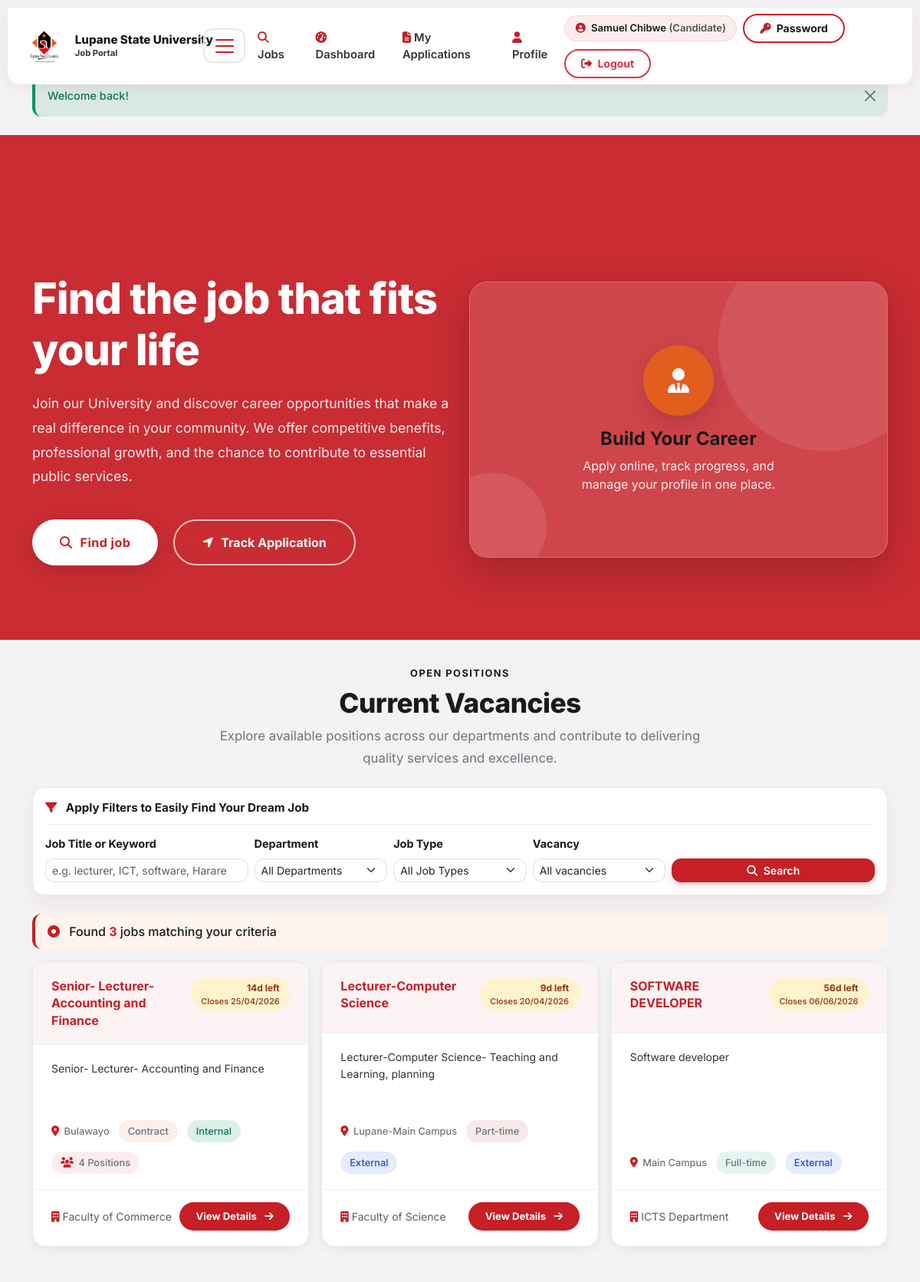
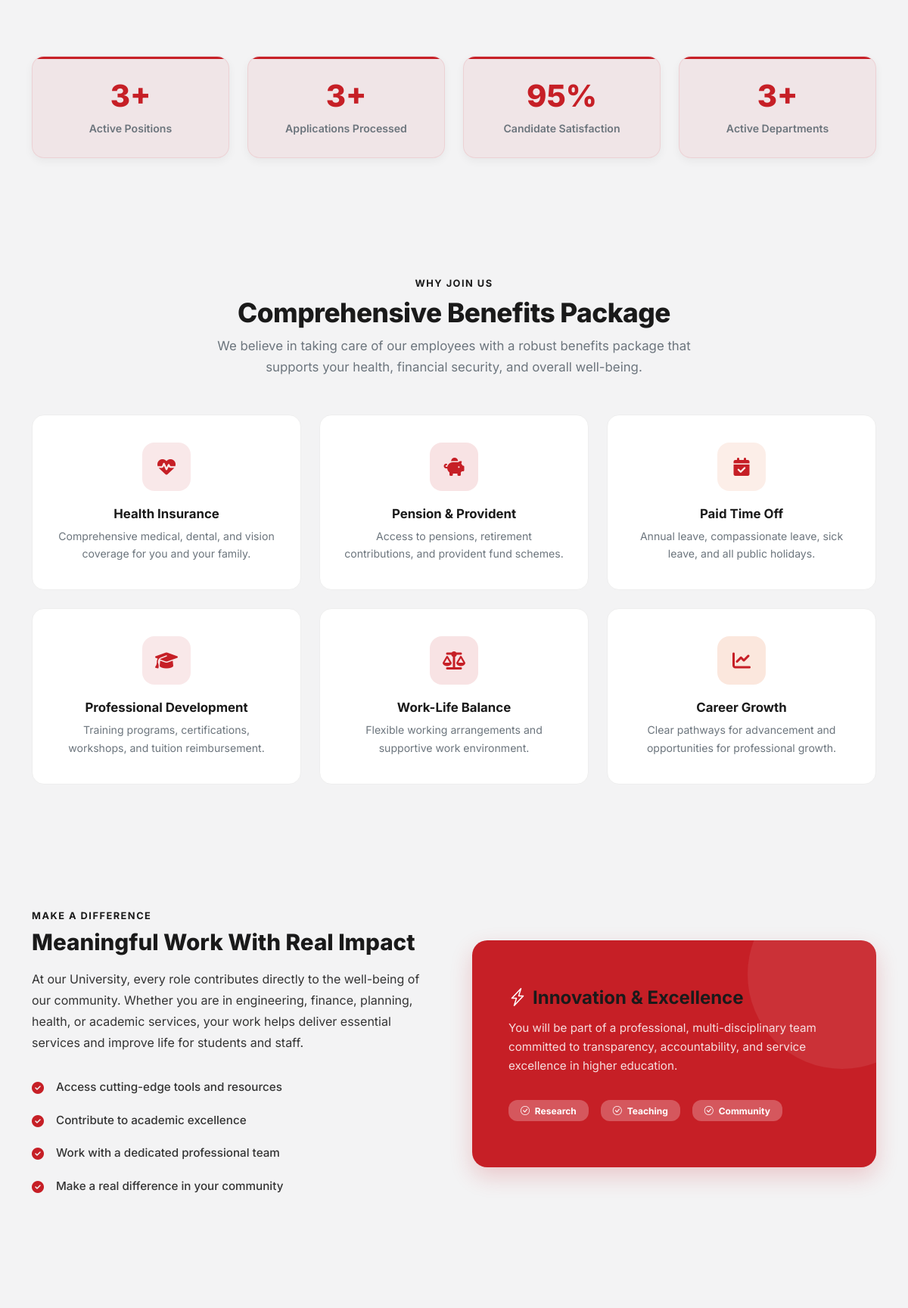
/ (signed in, upper part), run on the app's committed database (2 pictures, top to bottom).
### tables this page shows
CREATE TABLE `jobs` (
  `job_id` int(11) NOT NULL,
  `title` varchar(255) NOT NULL,
  `department` varchar(100) DEFAULT NULL,
  `description` text NOT NULL,
  `requirements` text DEFAULT NULL,
  `qualifications` text DEFAULT NULL,
  `location` varchar(255) DEFAULT NULL,
  `job_type` enum('Full-time','Part-time','Contract','Internship') DEFAULT 'Full-time',
  `vacancy_scope` enum('Internal','External') NOT NULL DEFAULT 'External',
  `salary_min` decimal(10,2) DEFAULT NULL,
  `salary_max` decimal(10,2) DEFAULT NULL,
  `posted_by` int(11) NOT NULL COMMENT 'HR user_id',
  `status` enum('Draft','Pending Approval','Active','Closed','Cancelled') DEFAULT 'Draft',
  `approved_by` int(11) DEFAULT NULL COMMENT 'Management user_id',
  `approved_at` datetime DEFAULT NULL,
  `application_deadline` date DEFAULT NULL,
  `max_applications` int(11) DEFAULT NULL,
  `current_applications` int(11) DEFAULT 0,
  `created_at` timestamp NOT NULL DEFAULT current_timestamp(),
  `updated_at` timestamp NOT NULL DEFAULT current_timestamp() ON UPDATE current_timestamp()
);

### index.php (the view, shortened to what the rows shown need)
<?php
$db = getDBConnection();
$page = max(1, (int)($_GET['page'] ?? 1));
$limit = 10;
$offset = ($page - 1) * $limit;
$where = "status = 'Active' AND " . sqlJobApplicationOpen();
$sql = "SELECT job_id, title, department, location, job_type, vacancy_scope, created_at, application_deadline, description, max_applications
        FROM jobs WHERE {$where} ORDER BY created_at DESC LIMIT ? OFFSET ?";
$stmt = $db->prepare($sql);
$bindIndex = 1;
$stmt->bindValue($bindIndex++, (int)$limit, PDO::PARAM_INT);
$stmt->bindValue($bindIndex++, (int)$offset, PDO::PARAM_INT);
$stmt->execute();
$jobs = $stmt->fetchAll();
require_once BASE_PATH . '/includes/header.php';
function daysLeft($deadline) {
    $now = new DateTime();
    $end = new DateTime($deadline);
    $diff = $now->diff($end);
    return (int)$diff->days;
}
function typeBadgeClass($type) {
    $map = [
        'Full-time' => 'badge-fulltime',
        'Part-time' => 'badge-parttime',
        'Contract' => 'badge-contract',
        'Internship' => 'badge-internship',
    ];
    return $map[$type] ?? 'badge-fulltime';
}
?>
<section class="hero-section">
    <div class="container">
        <div class="row align-items-center g-4 hero-layout">
            <div class="col-lg-6 hero-content">
                <h1>Find the job that fits your life</h1>
            </div>
        </div>
    </div>
</section>
<section id="open-positions" class="open-section py-5">
    <div class="container">
        <div class="text-center mb-4">
            <h2 class="section-title">Current Vacancies</h2>
        </div>
        <div class="row g-3">
            <?php foreach ($jobs as $job):
                $days = daysLeft($job['application_deadline']);
                $badgeClass = typeBadgeClass($job['job_type']);
                $vScope = vacancyScope($job['vacancy_scope'] ?? 'External');
            ?>
                <div class="col-12 col-md-6 col-lg-4">
                    <div class="job-card">
                        <div class="job-card-header">
                            <div class="job-title">
                                <a href="<?php echo BASE_URL; ?>/job.php?job_id=<?php echo (int)$job['job_id']; ?>">
                                    <?php echo escape($job['title']); ?>
                                </a>
                            </div>
                            <?php if ($days !== null && $days >= 0 && !empty($job['application_deadline'])): ?>
                                <span class="badge-deadline job-deadline-badge <?php echo $days <= 5 ? 'urgent' : ''; ?>">
                                    <span class="d-block"><?php echo $days; ?>d left</span>
                                    <span class="d-block deadline-date-line">Closes <?php echo escape(formatDateDisplay($job['application_deadline'])); ?></span>
                                </span>
                            <?php endif; ?>
                        </div>
                        <div class="job-card-body">
                            <p class="job-description"><?php echo escape($job['description']); ?></p>
                            <div class="job-meta">
                                <?php if (!empty($job['location'])): ?>
                                    <span class="meta-item"><i class="fa-solid fa-location-dot"></i><?php echo escape($job['location']); ?></span>
                                <?php endif; ?>
                                <span class="meta-item badge-type <?php echo $badgeClass; ?>"><?php echo escape($job['job_type']); ?></span>
                                <span class="meta-item badge-type <?php echo vacancyScopeBadgeClass($vScope); ?>"><?php echo escape($vScope); ?></span>
                                <?php if (!empty($job['max_applications']) && (int)$job['max_applications'] > 1): ?>
                                    <span class="meta-item badge-positions"><i class="fa-solid fa-users"></i><?php echo (int)$job['max_applications']; ?> Positions</span>
                                <?php endif; ?>
                            </div>
                        </div>
                        <div class="job-card-footer">
                            <div class="small text-muted">
                                <?php if (!empty($job['department'])): ?>
                                    <i class="fa-solid fa-building me-1"></i><?php echo escape($job['department']); ?>
                                <?php endif; ?>
                            </div>
                            <a class="btn-view-details" href="<?php echo BASE_URL; ?>/job.php?job_id=<?php echo (int)$job['job_id']; ?>">
                                View Details <i class="fa-solid fa-arrow-right ms-1"></i>
                            </a>
                        </div>
                    </div>
                </div>
            <?php endforeach; ?>
        </div>
    </div>
</section>
<section class="benefits-section">
    <div class="container">
        <div class="text-center mb-5">
            <h2 class="section-title">Comprehensive Benefits Package</h2>
        </div>
    </div>
</section>
<section class="feature-section alt-bg">
    <div class="container">
        <div class="row g-5 align-items-center">
            <div class="col-lg-6">
                <div class="feature-content">
                    <h2>Meaningful Work With Real Impact</h2>
                </div>
            </div>
        </div>
    </div>
</section>
<?php require_once BASE_PATH . '/includes/footer.php'; ?>

### data on the page
jobs: title "Senior- Lecturer- Accounting and Finance", application_deadline "14", application_deadline "25/04/2026", description "Senior- Lecturer- Accounting and Finance", location "Bulawayo", job_type "Contract", vacancy_scope "Internal", max_applications "4", department "Faculty of Commerce"
jobs: title "Lecturer-Computer Science", application_deadline "9", application_deadline "20/04/2026", description "Lecturer-Computer Science- Teaching and Learning, planning", location "Lupane-Main Campus", job_type "Part-time", vacancy_scope "External", department "Faculty of Science"
jobs: title "SOFTWARE DEVELOPER", application_deadline "56", application_deadline "06/06/2026", description "Software developer", location "Main Campus", job_type "Full-time", vacancy_scope "External", department "ICTS Department"

### other printed values
$label "Jobs Dashboard My Applications Profile"
$_SESSION['role_name'] "Candidate"
$flash['message'] "Welcome back!"
$total "3"
$totalActiveJobs "3"
$totalApps "3"
$totalDepts "3"
